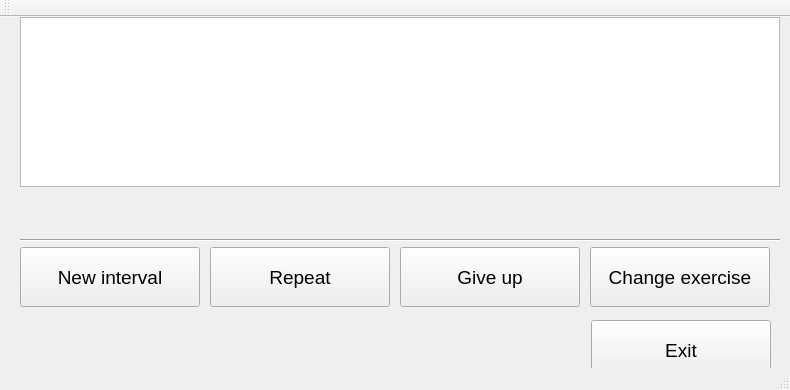
<?xml version="1.0" encoding="UTF-8"?>
<ui version="4.0">
 <class>MainWindow</class>
 <widget class="QMainWindow" name="MainWindow">
  <property name="geometry">
   <rect>
    <x>0</x>
    <y>0</y>
    <width>790</width>
    <height>390</height>
   </rect>
  </property>
  <property name="windowTitle">
   <string>MainWindow</string>
  </property>
  <widget class="QWidget" name="centralWidget">
   <widget class="QGraphicsView" name="graphicsView">
    <property name="geometry">
     <rect>
      <x>20</x>
      <y>0</y>
      <width>760</width>
      <height>170</height>
     </rect>
    </property>
   </widget>
   <widget class="Line" name="line">
    <property name="geometry">
     <rect>
      <x>20</x>
      <y>222</y>
      <width>760</width>
      <height>3</height>
     </rect>
    </property>
    <property name="orientation">
     <enum>Qt::Horizontal</enum>
    </property>
   </widget>
   <widget class="QLabel" name="message">
    <property name="geometry">
     <rect>
      <x>30</x>
      <y>175</y>
      <width>740</width>
      <height>40</height>
     </rect>
    </property>
    <property name="font">
     <font>
      <pointsize>40</pointsize>
     </font>
    </property>
    <property name="text">
     <string/>
    </property>
    <property name="margin">
     <number>0</number>
    </property>
    <property name="indent">
     <number>20</number>
    </property>
   </widget>
   <widget class="QPushButton" name="newIntervalButton">
    <property name="geometry">
     <rect>
      <x>20</x>
      <y>230</y>
      <width>180</width>
      <height>60</height>
     </rect>
    </property>
    <property name="font">
     <font>
      <pointsize>14</pointsize>
     </font>
    </property>
    <property name="text">
     <string>New interval</string>
    </property>
   </widget>
   <widget class="QPushButton" name="changeExerciseButton">
    <property name="geometry">
     <rect>
      <x>590</x>
      <y>230</y>
      <width>180</width>
      <height>60</height>
     </rect>
    </property>
    <property name="font">
     <font>
      <pointsize>14</pointsize>
     </font>
    </property>
    <property name="text">
     <string>Change exercise</string>
    </property>
   </widget>
   <widget class="QPushButton" name="giveUpButton">
    <property name="geometry">
     <rect>
      <x>400</x>
      <y>230</y>
      <width>180</width>
      <height>60</height>
     </rect>
    </property>
    <property name="font">
     <font>
      <pointsize>14</pointsize>
     </font>
    </property>
    <property name="text">
     <string>Give up</string>
    </property>
   </widget>
   <widget class="QPushButton" name="repeatButton">
    <property name="geometry">
     <rect>
      <x>210</x>
      <y>230</y>
      <width>180</width>
      <height>60</height>
     </rect>
    </property>
    <property name="font">
     <font>
      <pointsize>14</pointsize>
     </font>
    </property>
    <property name="text">
     <string>Repeat</string>
    </property>
   </widget>
   <widget class="QPushButton" name="exitButton">
    <property name="geometry">
     <rect>
      <x>591</x>
      <y>303</y>
      <width>180</width>
      <height>60</height>
     </rect>
    </property>
    <property name="font">
     <font>
      <pointsize>14</pointsize>
     </font>
    </property>
    <property name="text">
     <string>Exit</string>
    </property>
   </widget>
  </widget>
  <widget class="QToolBar" name="mainToolBar">
   <attribute name="toolBarArea">
    <enum>TopToolBarArea</enum>
   </attribute>
   <attribute name="toolBarBreak">
    <bool>false</bool>
   </attribute>
  </widget>
  <widget class="QStatusBar" name="statusBar"/>
 </widget>
 <layoutdefault spacing="6" margin="11"/>
 <resources/>
 <connections/>
</ui>
